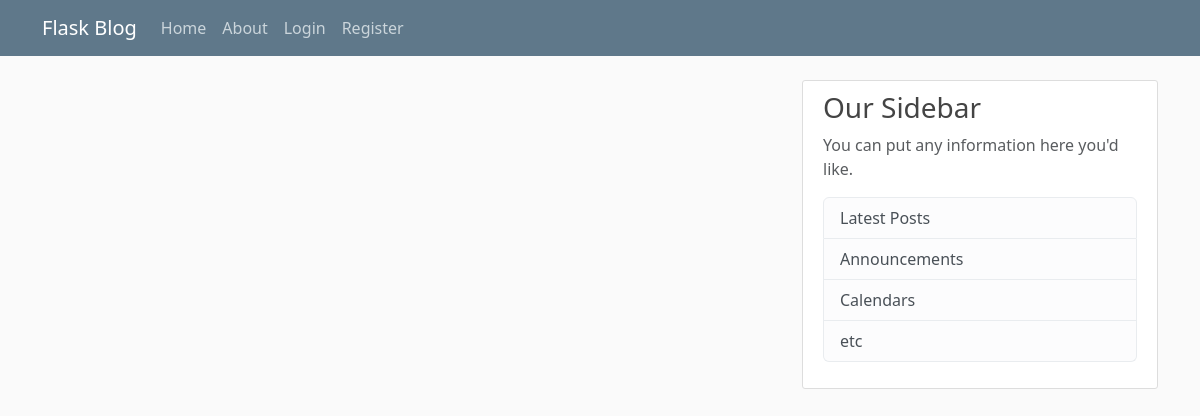
Page /home on the earlier database version.
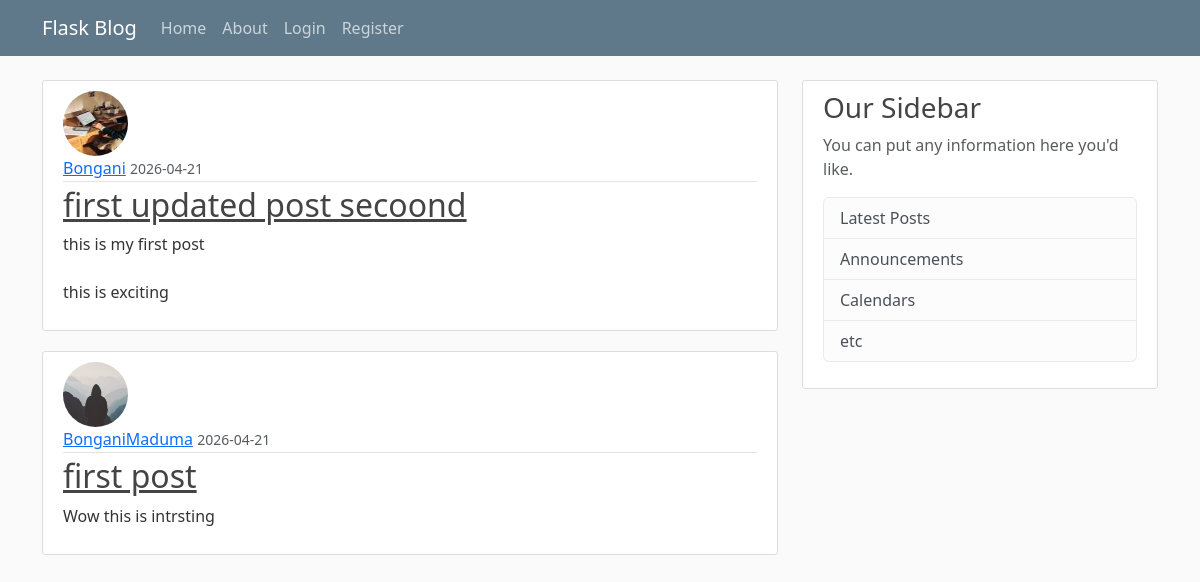
Same page on the later database version.
### blogsite/models.py (models this page shows, shortened)
class Post(db.Model):
    id = db.Column(db.Integer, primary_key=True)
    title = db.Column(db.String(100), nullable=False)
    date_posted = db.Column(db.DateTime, nullable=False, default=datetime.now)
    content = db.Column(db.Text, nullable=False)
    user_id = db.Column(db.Integer, db.ForeignKey('user.id'), nullable=False)

class User(db.Model, UserMixin):
    id = db.Column(db.Integer, primary_key=True)
    username = db.Column(db.String(20), unique=True, nullable=False)
    email = db.Column(db.String(120), unique=True, nullable=False)
    image_file = db.Column(db.String(20), nullable=False, default='default.jpg')
    password = db.Column(db.String(60), nullable=False)
    posts = db.relationship('Post', backref='author', lazy=True)

### blogsite/routes.py (the view)
@app.route("/")
@app.route("/home")
def home():
    post = Post.query.all()
    return render_template("home.html", posts=post)

### blogsite/templates/home.html
{% extends "layout.html" %}
{% block content %}
    {% for post in posts %}
        <article class="media content-section">
            <img class="rounded-circle article-img" src="{{url_for('static', filename='profile_pics/' + post.author.image_file)}}">
            <div class="media-body">
                <div class="article-metadata">
                <a class="mr-2" href="#">{{ post.author.username }}</a>
                <small class="text-muted">{{ post.date_posted.strftime('%Y-%m-%d') }}</small>
                </div>
                <h2><a class="article-title" href="{{ url_for('post', post_id=post.id) }}">{{ post.title }}</a></h2>
                <p class="article-content">{{ post.content }}</p>
            </div>
        </article>
    {% endfor %}
{% endblock %}

### blogsite/templates/layout.html (shortened to what this page needs)
<html>
    <head>
    <link href="https://cdn.jsdelivr.net/npm/bootstrap@5.3.8/dist/css/bootstrap.min.css" rel="stylesheet">
    <link rel="stylesheet" type="text/css" href="{{ url_for('static', filename='main.css') }}">
    </head>
    <body>
        <header class="site-header">
            <nav class="navbar navbar-expand-md navbar-dark bg-steel fixed-top">
                <div class="container">
                <a class="navbar-brand mr-4" href="/">Flask Blog</a>
                <div class="collapse navbar-collapse" id="navbarToggle">
                    <div class="navbar-nav mr-auto">
                    <a class="nav-item nav-link" href="{{ url_for('home') }}">Home</a>
                    <a class="nav-item nav-link" href="{{ url_for('about') }}">About</a>
                    </div>
                    <div class="navbar-nav">
                        {% if current_user.is_authenticated %}
                            <a class="nav-item nav-link" href="{{ url_for('new_post') }}">New Post</a>
                            <a class="nav-item nav-link" href="{{ url_for('account') }}">Account</a>
                            <a class="nav-item nav-link" href="{{ url_for('logout') }}">Logout</a>
                        {% else %}
                            <a class="nav-item nav-link" href="{{ url_for('login') }}">Login</a>
                            <a class="nav-item nav-link" href="{{ url_for('register') }}">Register</a>
                        {% endif %}
                    </div>
                </div>
                </div>
            </nav>
        </header>
        <main role="main" class="container">
            <div class="row">
                <div class="col-md-8">
                    {% block content %}{% endblock %}
                </div>
                <div class="col-md-4">
                <div class="content-section">
                    <h3>Our Sidebar</h3>
                    <p class='text-muted'>You can put any information here you'd like.
                    <ul class="list-group">
                        <li class="list-group-item list-group-item-light">Latest Posts</li>
                        <li class="list-group-item list-group-item-light">Announcements</li>
                        <li class="list-group-item list-group-item-light">Calendars</li>
                        <li class="list-group-item list-group-item-light">etc</li>
                    </ul>
                    </p>
                </div>
                </div>
            </div>
        </main>
    </body>
</html>

### blogsite/static/main.css (style rules this page uses)
body { background: #fafafa; color: #333333; margin-top: 5rem; }
h1, h2, h3, h4, h5, h6 { color: #444444; }
.bg-steel { background-color: #5f788a; }
.site-header .navbar-nav .nav-link { color: #cbd5db; }
.content-section { background: #ffffff; padding: 10px 20px; border: 1px solid #dddddd; border-radius: 3px; margin-bottom: 20px; }
.article-title { color: #444444; }
.article-content { white-space: pre-line; }
.article-img { height: 65px; width: 65px; margin-right: 16px; }
.article-metadata { padding-bottom: 1px; margin-bottom: 4px; border-bottom: 1px solid #e3e3e3 }

Differences in the rows shown:
added Post: image_file (picture), author.username "Bongani", date_posted "2026-04-21", title "first updated post secoond", content "this is my first post this is exciting"
added Post: image_file (placeholder picture), author.username "BonganiMaduma", date_posted "2026-04-21", title "first post", content "Wow this is intrsting"
